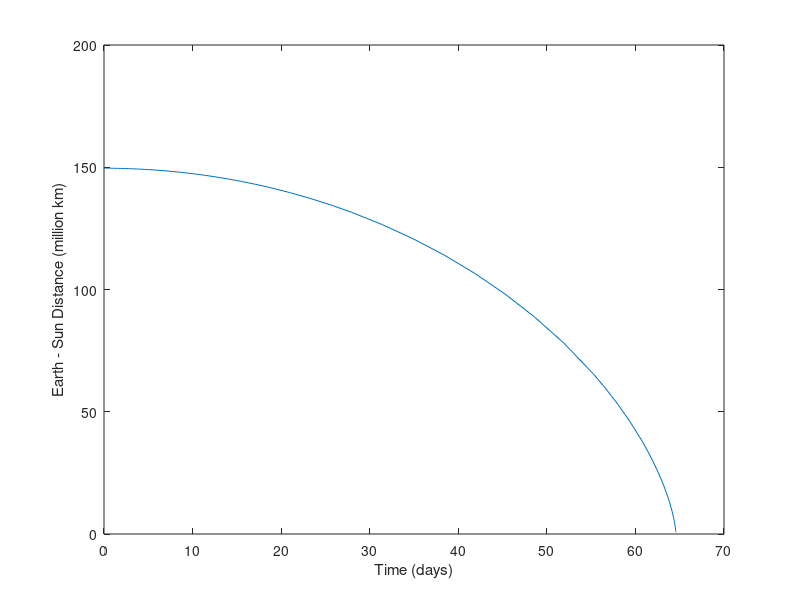

Reproduce this figure in MATLAB.
% Computes the time it takes Earth to be pulled by Sun, if suddenly Earth
% stopped orbiting.
% Precondition: n/a.
% Postcondition: the results have been plotted.

function res = ex11_2()
    % set the parameters
    X = [1.495978707e11, 0];
    day = 60*60*24;
    tspan = [0, 1000*day];

    % solve ODE
    options = odeset('Events', @event_func);
    [T, M] = ode45(@rate_func, tspan, X, options);

    % plot the results
    T = T / day;            % plot in days
    Y = M(:, 1) / 1000e6;   % plot in millions of km
    plot(T, Y);
    xlabel('Time (days)');
    ylabel('Earth - Sun Distance (million km)');

    % display final values
    T(end)
    M(end, :)
end

function res = rate_func(t, X)
    % unpack position and velocity
    y = X(1);
    v = X(2);

    % calculate derivatives
    dydt = v;
    dvdt = acceleration(t, X);

    % pack variables
    res = [dydt; dvdt];
end

function res = acceleration(t, X)
    m_e = 5.972168e24;      % earth mass in kg
    m_s = 1.9885e30;        % sun mass in kg
    grav = 6.674e-11;       % constant of gravitation in m^3 / (kg * s^2)

    f_g = -grav * m_e * m_s / X(1)^2;

    a_g = f_g / m_e;

    res = a_g;
end

function [value, isterminal, direction] = event_func(t, X)
    r_e = 6.3781e6;         % earth radius in m
    r_s = 695.700e6;        % sun radius in m

    y_final = r_s + r_e;
    
    value = X(1) - y_final;
    isterminal = 1;
    direction = -1;
end